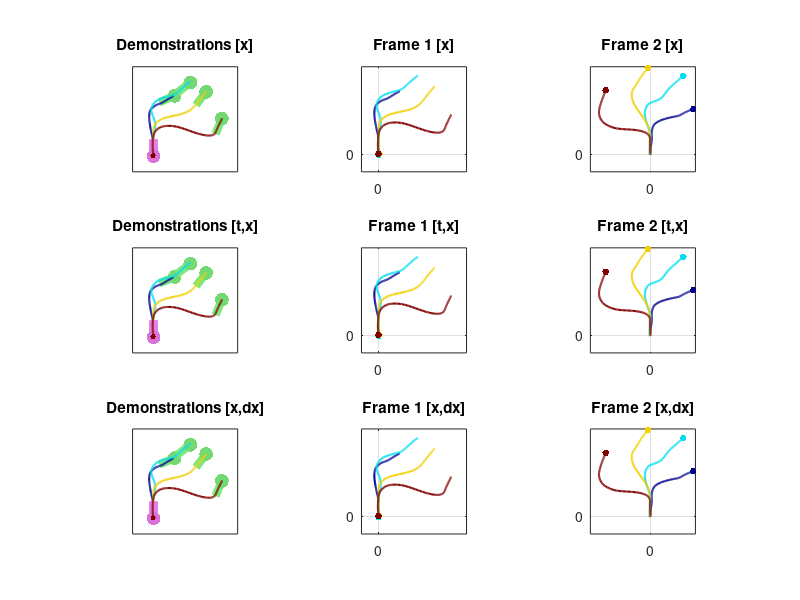

The MATLAB source for this figure:
function demo_affineTransform01
% Affine transformations of raw data as pre-processing step to train a task-parameterized model. 
%
% If this code is useful for your research, please cite the related publication:
% @article{Calinon16JIST,
%   author="Calinon, S.",
%   title="A Tutorial on Task-Parameterized Movement Learning and Retrieval",
%   journal="Intelligent Service Robotics",
%		publisher="Springer Berlin Heidelberg",
%		doi="10.1007/s11370-015-0187-9",
%		year="2016",
%		volume="9",
%		number="1",
%		pages="1--29"
% }
% 
% Copyright (c) 2019 Idiap Research Institute, http://idiap.ch/
% Written by Sylvain Calinon, http://calinon.ch/
% 
% This file is part of PbDlib, http://www.idiap.ch/software/pbdlib/
% 
% PbDlib is free software: you can redistribute it and/or modify
% it under the terms of the GNU General Public License version 3 as
% published by the Free Software Foundation.
% 
% PbDlib is distributed in the hope that it will be useful,
% but WITHOUT ANY WARRANTY; without even the implied warranty of
% MERCHANTABILITY or FITNESS FOR A PARTICULAR PURPOSE. See the
% GNU General Public License for more details.
% 
% You should have received a copy of the GNU General Public License
% along with PbDlib. If not, see <http://www.gnu.org/licenses/>.

addpath('./m_fcts/');


%% Parameters
%%%%%%%%%%%%%%%%%%%%%%%%%%%%%%%%%%%%%%%%%%%%%%%%%%%%%%%%%%%%%%%%%%%%%%%%%
model.nbFrames = 2; %Number of candidate frames of reference
model.nbVar = 2; %Dimension of the datapoints in the dataset (here: x1,x2)
model.dt = 0.01; %Time step
nbData = 200; %Number of datapoints in a trajectory


%% Load 3rd order tensor data (for [x] encoding)
%%%%%%%%%%%%%%%%%%%%%%%%%%%%%%%%%%%%%%%%%%%%%%%%%%%%%%%%%%%%%%%%%%%%%%%%%
disp('Load 3rd order tensor data...');
% The MAT file contains a structure 's' with the multiple demonstrations. 's(n).Data' is a matrix data for
% sample n (with 's(n).nbData' datapoints). 's(n).p(m).b' and 's(n).p(m).A' contain the position and
% orientation of the m-th candidate coordinate system for this demonstration. 'Data' contains the observations
% in the different frames. It is a 3rd order tensor of dimension D x P x N, with D=2 the dimension of a
% datapoint, P=2 the number of candidate frames, and N=TM the number of datapoints in a trajectory (T=200)
% multiplied by the number of demonstrations (M=5).
load('data/Data01.mat');


%% Task parameters and observed data for [t,x] encoding
%%%%%%%%%%%%%%%%%%%%%%%%%%%%%%%%%%%%%%%%%%%%%%%%%%%%%%%%%%%%%%%%%%%%%%%%%
model2.nbVar = 3; %Dimension of the datapoints in the dataset (here: t,x1,x2)
%Create 3rd order tensor data and task parameters for [t,x]
Data2 = zeros(model2.nbVar, model.nbFrames, nbSamples*nbData);
for n=1:nbSamples
	%size(s(n).Data)
	for m=1:model.nbFrames
		s2(n).p(m).b = [0; s(n).p(m).b];
		s2(n).p(m).A = eye(model2.nbVar);
		s2(n).p(m).A(2:end,2:end) = s(n).p(m).A;
		Data2(:,m,(n-1)*nbData+1:n*nbData) = s2(n).p(m).A \ (s(n).Data0 - repmat(s2(n).p(m).b, 1, nbData));
	end
end


%% Task parameters and observed data for [x,dx] encoding
%%%%%%%%%%%%%%%%%%%%%%%%%%%%%%%%%%%%%%%%%%%%%%%%%%%%%%%%%%%%%%%%%%%%%%%%%
model3.nbVarPos = 2; %Dimension of position data (here: x1,x2)
model3.nbDeriv = 2; %Number of static&dynamic features (D=2 for [x,dx], D=3 for [x,dx,ddx], etc.)
model3.nbVar = model3.nbVarPos * model3.nbDeriv; %Dimension of state vector
%Create transformation matrix to compute derivatives
D = (diag(ones(1,nbData-1),-1)-eye(nbData)) / model.dt;
D(end,end) = 0;
%Create 3rd order tensor data and task parameters for [x,dx]
Data3 = zeros(model3.nbVar, model.nbFrames, nbSamples*nbData);
for n=1:nbSamples
	s3(n).Data = zeros(model3.nbVar, model.nbFrames, nbData);
	s3(n).Data0 = s(n).Data0(2:end,:); %Remove time
	DataTmp = s3(n).Data0;
	for k=1:model3.nbDeriv-1
		DataTmp = [DataTmp; s3(n).Data0*D^k]; %Compute derivatives
	end
	for m=1:model.nbFrames
		s3(n).p(m).b = [s(n).p(m).b; zeros((model3.nbDeriv-1)*model3.nbVarPos,1)];
		s3(n).p(m).A = kron(eye(model3.nbDeriv), s(n).p(m).A);
		s3(n).Data(:,m,:) = s3(n).p(m).A \ (DataTmp - repmat(s3(n).p(m).b, 1, nbData));
		Data3(:,m,(n-1)*nbData+1:n*nbData) = s3(n).Data(:,m,:);
	end
end


%% Plots
%%%%%%%%%%%%%%%%%%%%%%%%%%%%%%%%%%%%%%%%%%%%%%%%%%%%%%%%%%%%%%%%%%%%%%%%%
figure('position',[10,10,1000,700]);
xx = round(linspace(1,64,nbSamples));
clrmap = colormap('jet');
clrmap = min(clrmap(xx,:),.95);
limAxes = [-1.2 0.8 -1.1 0.9];
colPegs = [[.9,.5,.9];[.5,.9,.5]];

%DEMOS1
subplot(3,model.nbFrames+1,1); hold on; box on; title('Demonstrations [x]');
for n=1:nbSamples
	%Plot frames
	for m=1:model.nbFrames
		plot([s(n).p(m).b(1) s(n).p(m).b(1)+s(n).p(m).A(1,2)], [s(n).p(m).b(2) s(n).p(m).b(2)+s(n).p(m).A(2,2)], '-','linewidth',6,'color',colPegs(m,:));
		plot(s(n).p(m).b(1), s(n).p(m).b(2),'.','markersize',30,'color',colPegs(m,:)-[.05,.05,.05]);
	end
	%Plot trajectories
	plot(s(n).Data0(2,1), s(n).Data0(3,1),'.','markersize',12,'color',clrmap(n,:));
	plot(s(n).Data0(2,:), s(n).Data0(3,:),'-','linewidth',1.5,'color',clrmap(n,:));
end
axis(limAxes); axis square; set(gca,'xtick',[],'ytick',[]);

%DEMOS2
subplot(3,model.nbFrames+1,4); hold on; box on; title('Demonstrations [t,x]');
for n=1:nbSamples
	%Plot frames
	for m=1:model.nbFrames
		plot([s2(n).p(m).b(2) s2(n).p(m).b(2)+s2(n).p(m).A(2,3)], [s2(n).p(m).b(3) s2(n).p(m).b(3)+s2(n).p(m).A(3,3)], '-','linewidth',6,'color',colPegs(m,:));
		plot(s2(n).p(m).b(2), s2(n).p(m).b(3),'.','markersize',30,'color',colPegs(m,:)-[.05,.05,.05]);
	end
	%Plot trajectories
	plot(s(n).Data0(2,1), s(n).Data0(3,1),'.','markersize',12,'color',clrmap(n,:));
	plot(s(n).Data0(2,:), s(n).Data0(3,:),'-','linewidth',1.5,'color',clrmap(n,:));
end
axis(limAxes); axis square; set(gca,'xtick',[],'ytick',[]);

%DEMOS3
subplot(3,model.nbFrames+1,7); hold on; box on; title('Demonstrations [x,dx]');
for n=1:nbSamples
	%Plot frames
	for m=1:model.nbFrames
		plot([s3(n).p(m).b(1) s3(n).p(m).b(1)+s3(n).p(m).A(1,2)], [s3(n).p(m).b(2) s3(n).p(m).b(2)+s3(n).p(m).A(2,2)], '-','linewidth',6,'color',colPegs(m,:));
		plot(s3(n).p(m).b(1), s3(n).p(m).b(2),'.','markersize',30,'color',colPegs(m,:)-[.05,.05,.05]);
	end
	%Plot trajectories
	plot(s(n).Data0(2,1), s(n).Data0(3,1),'.','markersize',12,'color',clrmap(n,:));
	plot(s(n).Data0(2,:), s(n).Data0(3,:),'-','linewidth',1.5,'color',clrmap(n,:));
end
axis(limAxes); axis square; set(gca,'xtick',[],'ytick',[]);

%FRAMES
for m=1:model.nbFrames
	subplot(3,model.nbFrames+1,1+m); hold on; grid on; box on; title(['Frame ' num2str(m) ' [x]']);
	for n=1:nbSamples
		plot(squeeze(Data(1,m,(n-1)*s(1).nbData+1)), ...
			squeeze(Data(2,m,(n-1)*s(1).nbData+1)), '.','markersize',15,'color',clrmap(n,:));
		plot(squeeze(Data(1,m,(n-1)*s(1).nbData+1:n*s(1).nbData)), ...
			squeeze(Data(2,m,(n-1)*s(1).nbData+1:n*s(1).nbData)), '-','linewidth',1.5,'color',clrmap(n,:));
	end
	axis square; set(gca,'xtick',[0],'ytick',[0]);
end

%FRAMES2
for m=1:model.nbFrames
	subplot(3,model.nbFrames+1,4+m); hold on; grid on; box on; title(['Frame ' num2str(m) ' [t,x]']);
	for n=1:nbSamples
		plot(squeeze(Data2(2,m,(n-1)*s(1).nbData+1)), ...
			squeeze(Data2(3,m,(n-1)*s(1).nbData+1)), '.','markersize',15,'color',clrmap(n,:));
		plot(squeeze(Data2(2,m,(n-1)*s(1).nbData+1:n*s(1).nbData)), ...
			squeeze(Data2(3,m,(n-1)*s(1).nbData+1:n*s(1).nbData)), '-','linewidth',1.5,'color',clrmap(n,:));
	end
	axis square; set(gca,'xtick',[0],'ytick',[0]);
end

%FRAMES3
for m=1:model.nbFrames
	subplot(3,model.nbFrames+1,7+m); hold on; grid on; box on; title(['Frame ' num2str(m) ' [x,dx]']);
	for n=1:nbSamples
		plot(squeeze(Data3(1,m,(n-1)*s(1).nbData+1)), ...
			squeeze(Data3(2,m,(n-1)*s(1).nbData+1)), '.','markersize',15,'color',clrmap(n,:));
		plot(squeeze(Data3(1,m,(n-1)*s(1).nbData+1:n*s(1).nbData)), ...
			squeeze(Data3(2,m,(n-1)*s(1).nbData+1:n*s(1).nbData)), '-','linewidth',1.5,'color',clrmap(n,:));
	end
	axis square; set(gca,'xtick',[0],'ytick',[0]);
end

%print('-dpng','graphs/demo_affineTransform01.png');
%pause;
%close all;
